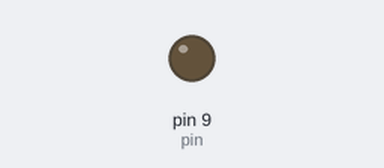
Recording of a sketch running on a simulated Arduino Uno, built with avr-gcc and run on an emulated ATmega328P. On the bench: output pins drawn as LEDs (lit = HIGH).

Above: at 0.05 s.
At 11.05 s:
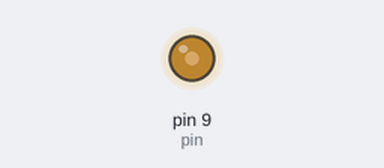
At 22.15 s:
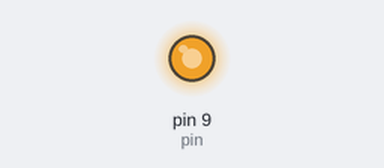
At 39.85 s:
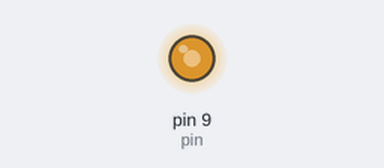
Timing chart, 0 to 40.0 s (numbered marks = the images above):
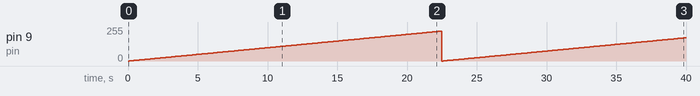

Measured:
- by itself, pin 9 (pin): 0/255 → 1/255 at 0.10 s, → 2/255 0.10 s later, → 3/255 0.10 s later, → 4/255 0.10 s later, … (399 changes in this stretch)

The sketch:

sketch_oct10motorconled.ino
```cpp
int pin = 9;

void setup() {


  pinMode(pin, OUTPUT);

}

void loop() {

  for( int  i=0; i<225;i++) {

    analogWrite (pin,i);
    delay (100);
  }

}
```
